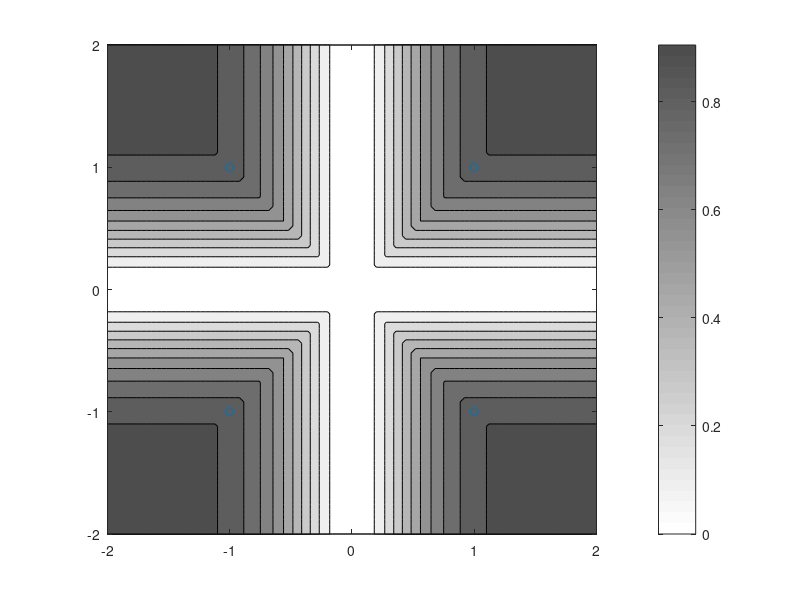
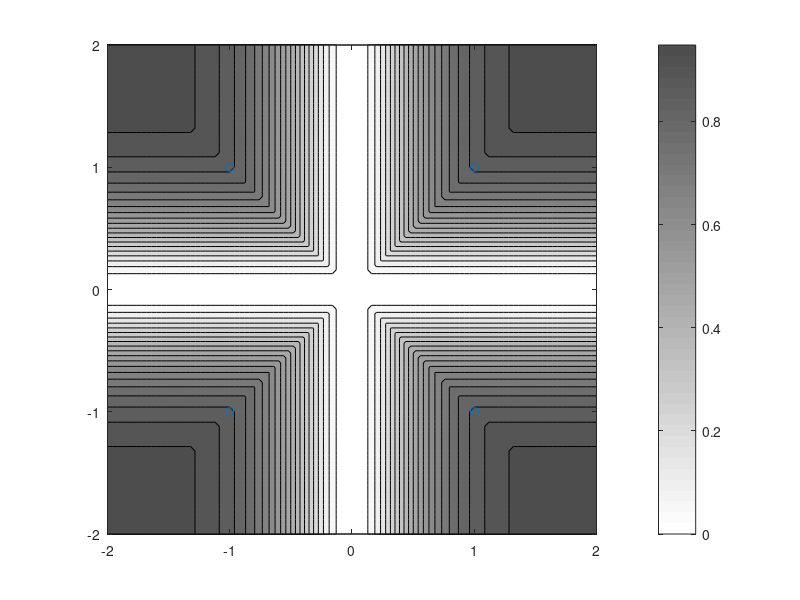

Here is the MATLAB script that generated these plots, in order: (Note: this script raises an error after producing the figures.)
%%% mdrTempPlotFig5

load mdrTempDataFig5

IMin = min(I_imag, I_real);

figure(51);
contourf(real_x,imag_x,IMin);
axis square;
colormap gray;
cmap = colormap;
[cmapr, ~] = size(cmap);
cmap2 = cmap(cmapr:-1:20,:);
cmap3 = cmap(20:cmapr,:);
colormap(cmap2);
c1 = colorbar;
hold on; plot([1 1 -1 -1],[1 -1 1 -1],'o'); hold off;
ax1 = gca;

figure(52);
contourf(real_x,imag_x,IMin,20);
axis square
colormap(cmap2);
c2 = colorbar;
hold on; plot([1 1 -1 -1],[1 -1 1 -1],'o'); hold off;
ax2 = gca;


c1.Limits = [0 2];
ax1.FontName = 'Times New Roman';
ax1.XLabel.String = 'In-Phase';
ax1.YLabel.String = 'Quadrature';
ax1.Children(1).Color = 'w';
ax1.Children(1).MarkerFaceColor = 'w';

c2.Limits = [0 2];
ax2.FontName = 'Times New Roman';
ax2.XLabel.String = 'In-Phase';
ax2.YLabel.String = 'Quadrature';
ax2.Children(1).Color = 'w';
ax2.Children(1).MarkerFaceColor = 'w';


figure(51); ff = gcf;
homer = ff.Units;
ff.Units = 'inches';
bart = ff.Position;
ff.Position = [bart(1:2) 5 4];
ff.PaperPositionMode = 'auto';
ff.Units = homer;

figure(52); ff = gcf;
homer = ff.Units;
ff.Units = 'inches';
bart = ff.Position;
ff.Position = [bart(1:2) 5 4];
ff.PaperPositionMode = 'auto';
ff.Units = homer;